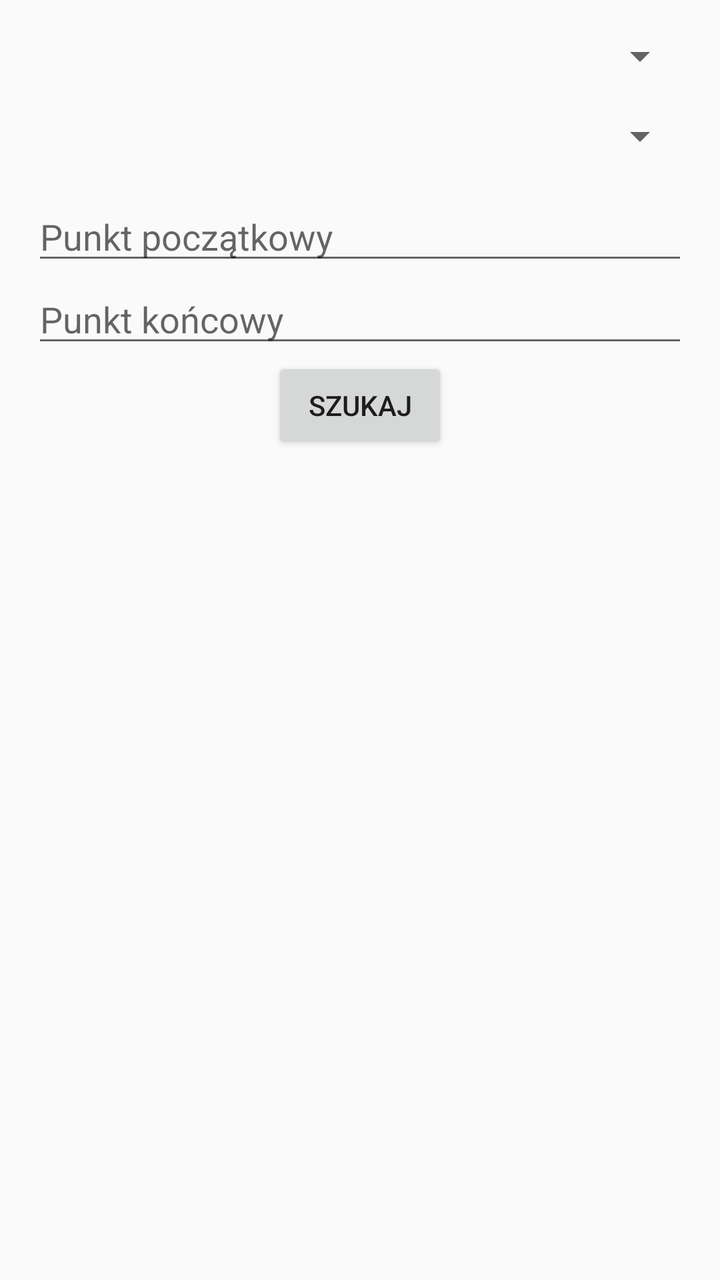
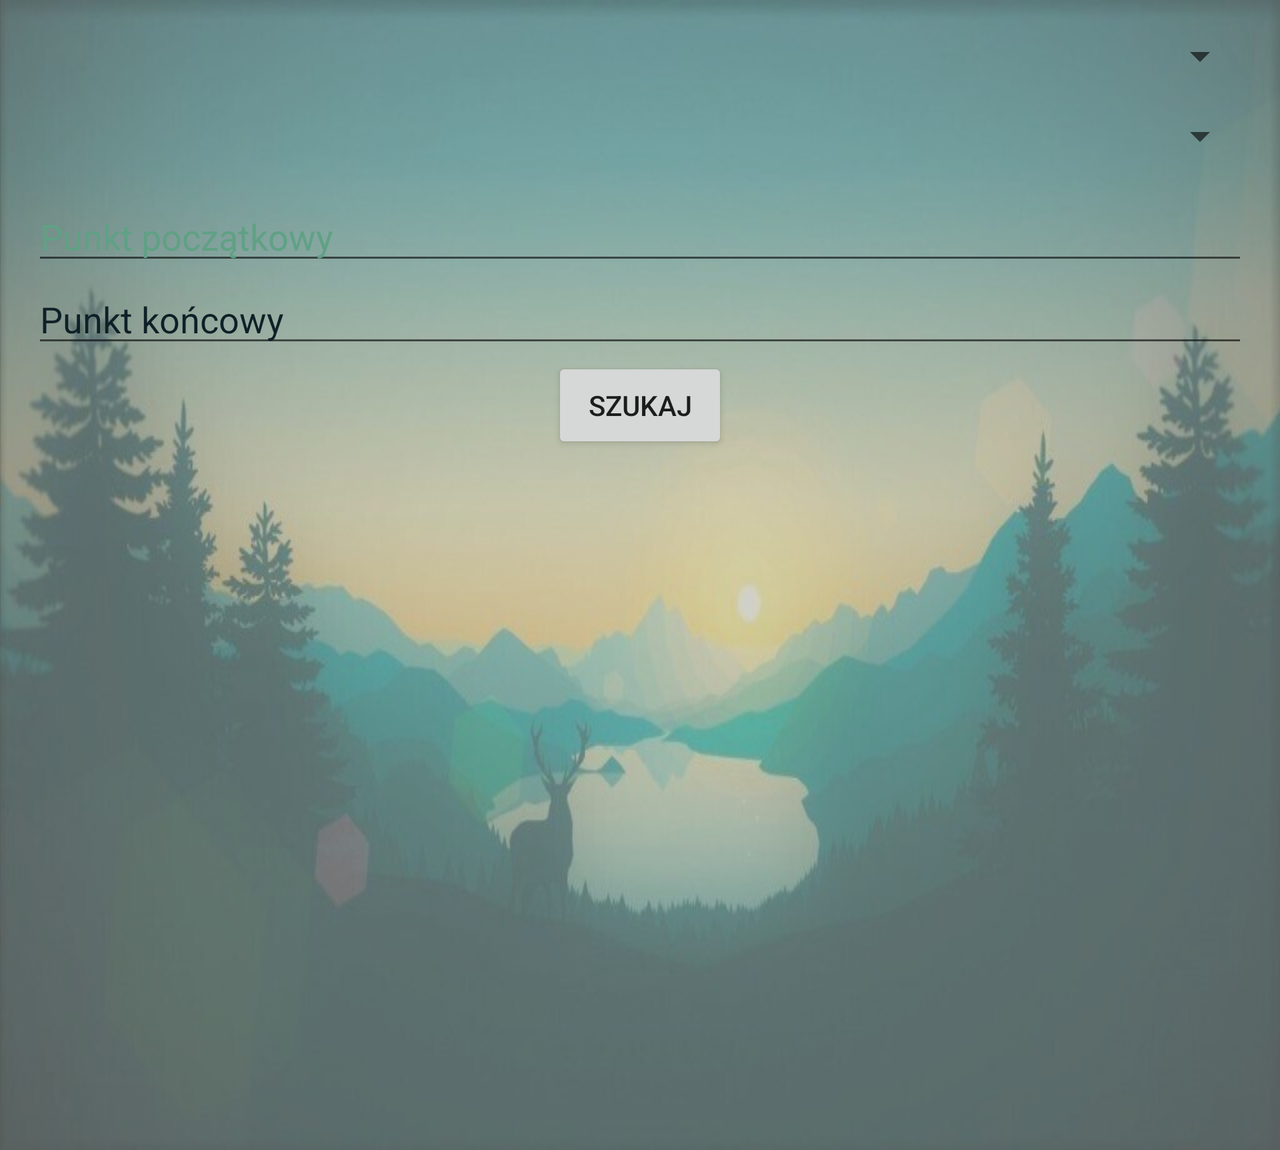

The same Android screen from two of the app's own layout files: first res/layout/ as a phone draws it, then the repository's variant for another configuration, drawn on a device whose configuration selects that folder. Both files follow.
<!-- AndroidManifest.xml: application theme AppTheme -->
<!-- res/layout/activity_search.xml -->
<?xml version="1.0" encoding="utf-8"?>
<androidx.constraintlayout.widget.ConstraintLayout
    xmlns:android="http://schemas.android.com/apk/res/android"
    xmlns:app="http://schemas.android.com/apk/res-auto"
    xmlns:tools="http://schemas.android.com/tools"
    android:layout_width="match_parent"
    android:layout_height="match_parent"
    tools:context=".SearchActivity"
    >

    <Spinner
        android:id="@+id/spn_mountain_ranges"
        android:layout_width="0dp"
        android:layout_height="wrap_content"
        android:layout_marginStart="16dp"
        android:layout_marginLeft="16dp"
        android:layout_marginTop="16dp"
        android:layout_marginEnd="16dp"
        android:layout_marginRight="16dp"
        android:prompt="@string/select_mountain_range"
        android:spinnerMode="dropdown"
        app:layout_constraintBottom_toTopOf="@+id/spn_mountain_chains"
        app:layout_constraintEnd_toEndOf="parent"
        app:layout_constraintStart_toStartOf="parent"
        app:layout_constraintTop_toTopOf="parent" />


    <Spinner
        android:id="@+id/spn_mountain_chains"
        android:layout_width="0dp"
        android:layout_height="wrap_content"
        android:layout_marginStart="16dp"
        android:layout_marginLeft="16dp"
        android:layout_marginTop="16dp"
        android:layout_marginEnd="16dp"
        android:layout_marginRight="16dp"
        android:prompt="@string/select_mountain_chain"
        app:layout_constraintBottom_toTopOf="@+id/actv_start_point"
        app:layout_constraintEnd_toEndOf="parent"
        app:layout_constraintStart_toStartOf="parent"
        app:layout_constraintTop_toBottomOf="@+id/spn_mountain_ranges" />

    <AutoCompleteTextView
        android:id="@+id/actv_start_point"
        android:layout_width="0dp"
        android:layout_height="wrap_content"
        android:layout_marginStart="16dp"
        android:layout_marginLeft="16dp"
        android:layout_marginTop="16dp"
        android:layout_marginEnd="16dp"
        android:layout_marginRight="16dp"
        android:completionThreshold="1"
        android:hint="@string/start_point"
        android:inputType="textVisiblePassword"
        app:layout_constraintBottom_toTopOf="@id/actv_end_point"
        app:layout_constraintEnd_toEndOf="parent"
        app:layout_constraintStart_toStartOf="parent"
        app:layout_constraintTop_toBottomOf="@id/spn_mountain_chains" />

    <AutoCompleteTextView
        android:id="@+id/actv_end_point"
        android:layout_width="0dp"
        android:layout_height="wrap_content"
        android:layout_marginStart="16dp"
        android:layout_marginLeft="16dp"
        android:layout_marginEnd="16dp"
        android:layout_marginRight="16dp"
        android:completionThreshold="1"
        android:hint="@string/end_point"
        android:inputType="textVisiblePassword"
        app:layout_constraintBottom_toTopOf="@id/btn_search"
        app:layout_constraintEnd_toEndOf="parent"
        app:layout_constraintStart_toStartOf="parent"
        app:layout_constraintTop_toBottomOf="@id/actv_start_point" />

    <Button
        android:id="@+id/btn_search"
        android:layout_width="wrap_content"
        android:layout_height="wrap_content"
        android:text="@string/search"
        app:layout_constraintEnd_toEndOf="parent"
        app:layout_constraintStart_toStartOf="parent"
        app:layout_constraintTop_toBottomOf="@id/actv_end_point" />

    <androidx.recyclerview.widget.RecyclerView
        android:id="@+id/rv_routes"
        android:layout_width="0dp"
        android:layout_height="0dp"
        android:layout_marginStart="16dp"
        android:layout_marginLeft="16dp"
        android:layout_marginTop="16dp"
        android:layout_marginEnd="16dp"
        android:layout_marginRight="16dp"
        android:layout_marginBottom="16dp"
        app:layout_constraintBottom_toBottomOf="parent"
        app:layout_constraintEnd_toEndOf="parent"
        app:layout_constraintStart_toStartOf="parent"
        app:layout_constraintTop_toBottomOf="@+id/btn_search" />


</androidx.constraintlayout.widget.ConstraintLayout>
<!-- resources referenced by this layout -->
<resources>
  <string name="end_point">Punkt końcowy</string>
  <string name="search">Szukaj</string>
  <string name="select_mountain_chain">-- Wybierz pasmo górskie --</string>
  <string name="select_mountain_range">-- Wybierz łańcuch górski --</string>
  <string name="start_point">Punkt początkowy</string>
  <style name="AppTheme" parent="Theme.AppCompat.Light.DarkActionBar"> 
          
          <item name="colorPrimary">@color/colorLightGradient</item> 
          <item name="colorPrimaryDark">@color/colorDarkGradient</item> 
          <item name="colorAccent">@color/colorAccent</item>
  
      </style>
  <color name="colorLightGradient">#60a185</color>
  <color name="colorDarkGradient">#0F2027</color>
  <color name="colorAccent">#03DAC5</color>
</resources>
<!-- res/layout-land/activity_search.xml (the repository's variant of the layout above) -->
<!-- drawn on the phone turned sideways -->
<?xml version="1.0" encoding="utf-8"?>
<ScrollView
    xmlns:android="http://schemas.android.com/apk/res/android"
    android:layout_width="match_parent"
    android:layout_height="match_parent"
    android:background="@drawable/mountain6_land_bright">

    <LinearLayout
        android:layout_width="match_parent"
        android:layout_height="wrap_content"
        android:orientation="vertical"
        android:gravity="center">

        <Spinner
            android:id="@+id/spn_mountain_ranges"
            android:layout_width="match_parent"
            android:layout_height="wrap_content"
            android:layout_marginStart="16dp"
            android:layout_marginLeft="16dp"
            android:layout_marginTop="16dp"
            android:layout_marginEnd="16dp"
            android:layout_marginRight="16dp"
            android:prompt="@string/select_mountain_range"
            android:spinnerMode="dropdown"/>
        
        
        
        
        
        

        <Spinner
            android:id="@+id/spn_mountain_chains"
            android:layout_width="match_parent"
            android:layout_height="wrap_content"
            android:layout_marginStart="16dp"
            android:layout_marginLeft="16dp"
            android:layout_marginTop="16dp"
            android:layout_marginEnd="16dp"
            android:layout_marginRight="16dp"
            android:prompt="@string/select_mountain_chain"/>
        
        
        
        

        <AutoCompleteTextView
            android:id="@+id/actv_start_point"
            android:layout_width="match_parent"
            android:layout_height="wrap_content"
            android:layout_marginStart="16dp"
            android:layout_marginLeft="16dp"
            android:layout_marginTop="16dp"
            android:layout_marginEnd="16dp"
            android:layout_marginRight="16dp"
            android:completionThreshold="1"
            android:hint="@string/start_point"
            android:inputType="textVisiblePassword"
            android:textColor="@color/colorDarkGradient"
            android:textColorHint="@color/colorLightGradient"/>
        
        
        
        

        <AutoCompleteTextView
            android:id="@+id/actv_end_point"
            android:layout_width="match_parent"
            android:layout_height="wrap_content"
            android:layout_marginStart="16dp"
            android:layout_marginLeft="16dp"
            android:layout_marginEnd="16dp"
            android:layout_marginRight="16dp"
            android:completionThreshold="1"
            android:hint="@string/end_point"
            android:textColor="@color/colorLightGradient"
            android:textColorHint="@color/colorDarkGradient"
            android:inputType="textVisiblePassword"/>
        
        
        
        

        <Button
            android:id="@+id/btn_search"
            android:layout_width="wrap_content"
            android:layout_height="wrap_content"
            android:text="@string/search"
            android:gravity="center"/>
        
        
        


        <androidx.recyclerview.widget.RecyclerView
            android:id="@+id/rv_routes"
            android:layout_width="match_parent"
            android:layout_height="wrap_content"
            android:layout_marginStart="16dp"
            android:layout_marginLeft="16dp"
            android:layout_marginTop="16dp"
            android:layout_marginEnd="16dp"
            android:layout_marginRight="16dp"
            android:layout_marginBottom="16dp"/>
        
        
        
        
    </LinearLayout>

    
</ScrollView>
<!-- resources referenced by the variant -->
<!-- as the phone turned sideways resolves them -->
<resources>
  <color name="colorDarkGradient">#0F2027</color>
  <color name="colorLightGradient">#60a185</color>
  <!-- drawable mountain6_land_bright: jpg bitmap (drawable, 41346 bytes) -->
  <string name="end_point">Punkt końcowy</string>
  <string name="search">Szukaj</string>
  <string name="select_mountain_chain">-- Wybierz pasmo górskie --</string>
  <string name="select_mountain_range">-- Wybierz łańcuch górski --</string>
  <string name="start_point">Punkt początkowy</string>
  <style name="AppTheme" parent="Theme.AppCompat.Light.DarkActionBar"> 
          
          <item name="colorPrimary">@color/colorLightGradient</item> 
          <item name="colorPrimaryDark">@color/colorDarkGradient</item> 
          <item name="colorAccent">@color/colorAccent</item>
  
      </style>
  <color name="colorAccent">#03DAC5</color>
</resources>
